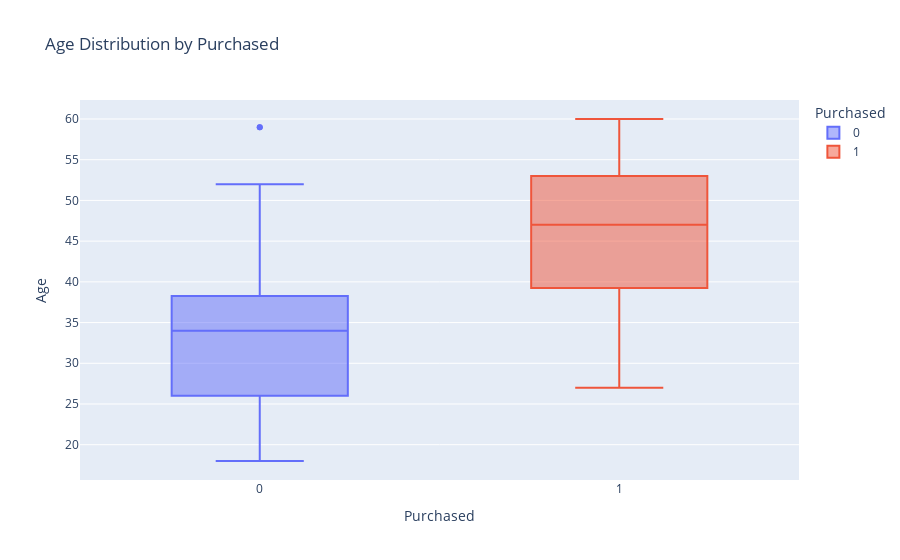

The cell this chart's notebook holds for it:
### Code cell
fig = px.box(
    df, x="Purchased", y="Age",
    color='Purchased',
    title="Age Distribution by Purchased"
)
fig.show()

### Figure 1 — Plotly figure (JSON) as saved in the notebook; plotly's stock layout.template omitted (floating-point values rounded to 4 significant figures; data arrays with more than 128 entries replaced by an {"elided": "..."} marker saying what was removed)
{"data": [{"alignmentgroup": "True", "hovertemplate": "Purchased=%{x}<br>Age=%{y}<extra></extra>", "legendgroup": "0", "marker": {"color": "#636efa"}, "name": "0", "notched": false, "offsetgroup": "0", "orientation": "v", "showlegend": true, "type": "box", "x": {"elided": "257 int values"}, "x0": " ", "xaxis": "x", "y": {"elided": "257 int values"}, "y0": " ", "yaxis": "y"}, {"alignmentgroup": "True", "hovertemplate": "Purchased=%{x}<br>Age=%{y}<extra></extra>", "legendgroup": "1", "marker": {"color": "#EF553B"}, "name": "1", "notched": false, "offsetgroup": "1", "orientation": "v", "showlegend": true, "type": "box", "x": {"elided": "143 int values"}, "x0": " ", "xaxis": "x", "y": {"elided": "143 int values"}, "y0": " ", "yaxis": "y"}], "layout": {"boxmode": "overlay", "legend": {"title": {"text": "Purchased"}, "tracegroupgap": 0}, "title": {"text": "Age Distribution by Purchased"}, "xaxis": {"anchor": "y", "categoryarray": [0, 1], "categoryorder": "array", "domain": [0, 1], "title": {"text": "Purchased"}}, "yaxis": {"anchor": "x", "domain": [0, 1], "title": {"text": "Age"}}}}
